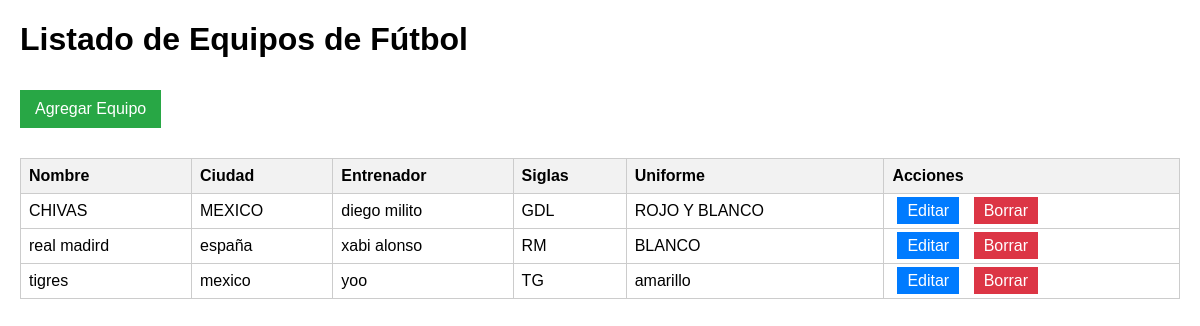
The page / on the database its author committed.
### app_equipo/models.py (models this page shows, shortened)
class Equipo(models.Model):
    nombre = models.CharField(max_length=100)
    ciudad = models.CharField(max_length=100)
    fecha_fundacion = models.DateField()
    entrenador = models.CharField(max_length=100)
    siglas = models.CharField(max_length=10)
    color_uniforme = models.CharField(max_length=50)

### app_equipo/views.py (the view)
# urls.py: path('', views.index, name='inicio'),
def index(request):
    equipos = Equipo.objects.all()
    return render(request, 'listar_equipos.html', {'equipos': equipos})

### app_equipo/templates/listar_equipos.html (shortened to what this page needs)
<!DOCTYPE html>
<html lang="es">
<head>
</head>
<body>
    <h1>Listado de Equipos de Fútbol</h1>
    <a href="{% url 'agregar_equipo' %}" class="btn agregar">Agregar Equipo</a>
    <table>
        <thead>
            <tr>
                <th>Nombre</th>
                <th>Ciudad</th>
                <th>Entrenador</th>
                <th>Siglas</th>
                <th>Uniforme</th>
                <th>Acciones</th>
            </tr>
        </thead>
        <tbody>
            {% for equipo in equipos %}
            <tr>
                <td>{{ equipo.nombre }}</td>
                <td>{{ equipo.ciudad }}</td>
                <td>{{ equipo.entrenador }}</td>
                <td>{{ equipo.siglas }}</td>
                <td>{{ equipo.color_uniforme }}</td>
                <td>
                    <a href="{% url 'editar_equipo' id=equipo.id %}" class="btn editar">Editar</a>
                    <a href="{% url 'borrar_equipo' id=equipo.id %}" class="btn borrar">Borrar</a>
                </td>
            </tr>
            {% empty %}
            <tr>
                <td colspan="6">No hay equipos registrados.</td>
            </tr>
            {% endfor %}
        </tbody>
    </table>
</body>
</html>

### app_equipo/templates/listar_equipos.html (style rules this page uses)
body { font-family: Arial, sans-serif; margin: 20px; }
table { width: 100%; border-collapse: collapse; margin-top: 20px; }
th, td { border: 1px solid #ccc; padding: 8px; text-align: left; }
th { background-color: #f2f2f2; }
.btn { margin: 5px; padding: 5px 10px; text-decoration: none; color: white; }
.editar { background-color: #007BFF; }
.borrar { background-color: #DC3545; }
.agregar { background-color: #28A745; display: inline-block; margin: 10px 0; padding: 10px 15px; color: white; text-decoration: none; }

### rows shown on the page
Equipo: nombre "CHIVAS", ciudad "MEXICO", entrenador "diego milito", siglas "GDL", color_uniforme "ROJO Y BLANCO"
Equipo: nombre "real madird", ciudad "españa", entrenador "xabi alonso", siglas "RM", color_uniforme "BLANCO"
Equipo: nombre "tigres", ciudad "mexico", entrenador "yoo", siglas "TG", color_uniforme "amarillo"
